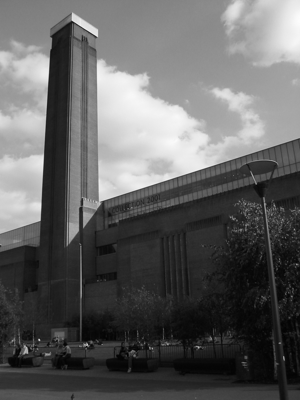
%> input picture uebung03/London.png, 300 x 400 px
$ octave Gradient2.m   (GNU Octave 9; MATLAB toolbox functions it lacks are replaced by stand-ins)
%> lines starting %> are read from the running program, lines starting %| are printed output that depends on the picture
clear all;
close all;
clc;


%read image and cast to double
Image = double(imread('London.png'));
%> Image: size 400x300 double; min 0, max 252, mean 97.2; mean of the top-left, top-right, bottom-left and bottom-right quarters 149.4, 155.7, 51.8, 32


%plot the image
figure(1);
subplot(1,2,1);
imshow(Image,[]);
title('Original');

%choose the filters
Sobel = 1;
if Sobel == 1
	DX = -fspecial('sobel')';%sign convention!!
   DY = DX';
else
    DX = -fspecial('prewitt')';%sign convention!!
    DY = DX';
end

%apply the DX and DY filter
ImageDx = imfilter(Image, DX);
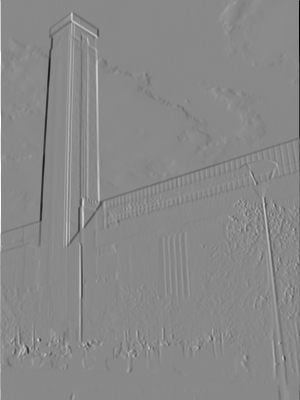
%> ImageDx: size 400x300 double; min -1007, max 866, mean -0.4; drawn with min black and max white
ImageDy = imfilter(Image, DY);
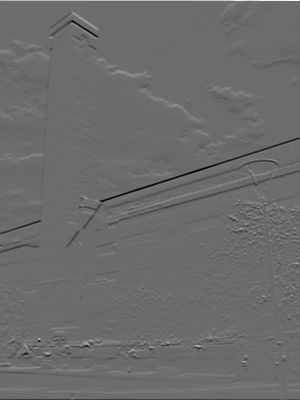
%> ImageDy: size 400x300 double; min -688, max 931, mean -0.7; drawn with min black and max white

%calculate the norm of the derviative
ImageDr = sqrt(ImageDx.^2 + ImageDy.^2);
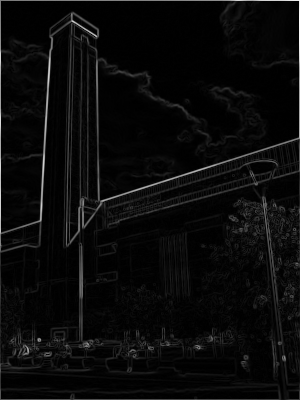
%> ImageDr: size 400x300 double; min 0, max 1007, mean 42.2; drawn with min black and max white

%plot it
subplot(1,2,2);
imshow(ImageDr, []);
title('dI/dr');

%determine the angle (atan2 gives back the whole interval ]-pi , pi[ )
Angle = pi+atan2(ImageDy, ImageDx);
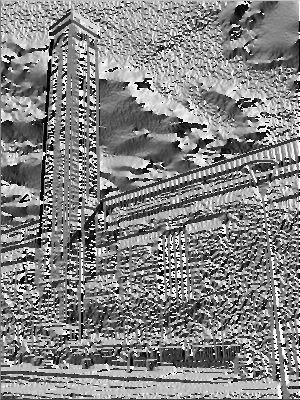
%> Angle: size 400x300 double; min 0.000993, max 6.28, mean 3.27; drawn with min black and max white
%use only those values that are above a given threshold

Angle(ImageDr < 40) = 0;	% Write result in ImageDr directly, without any assignment
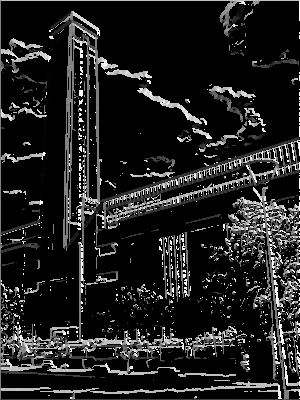
%> Angle: size 400x300 double; min 0, max 6.28, mean 0.798; drawn with min black and max white

% plot it
% Buggy for linux
figure(2)
figure(3)
imshow(Angle, []);
map=colormap(jet);
map(1,:) = 0;
colormap(map)
title('angle, [0, 2\pi]');
colorbar;
